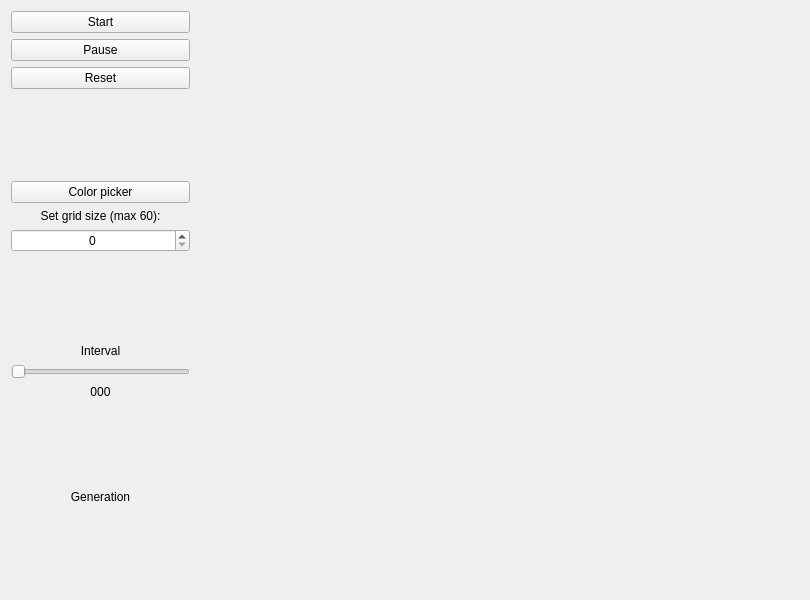
<?xml version="1.0" encoding="UTF-8"?>
<ui version="4.0">
 <class>MainWindow</class>
 <widget class="QMainWindow" name="MainWindow">
  <property name="geometry">
   <rect>
    <x>0</x>
    <y>0</y>
    <width>810</width>
    <height>600</height>
   </rect>
  </property>
  <property name="windowTitle">
   <string>MainWindow</string>
  </property>
  <widget class="QWidget" name="centralWidget">
   <widget class="QWidget" name="verticalLayoutWidget">
    <property name="geometry">
     <rect>
      <x>210</x>
      <y>0</y>
      <width>601</width>
      <height>601</height>
     </rect>
    </property>
    <layout class="QVBoxLayout" name="gameLayout"/>
   </widget>
   <widget class="QWidget" name="verticalLayoutWidget_2">
    <property name="geometry">
     <rect>
      <x>0</x>
      <y>0</y>
      <width>201</width>
      <height>601</height>
     </rect>
    </property>
    <layout class="QVBoxLayout" name="menuLayout">
     <item>
      <widget class="QPushButton" name="startButton">
       <property name="text">
        <string>Start</string>
       </property>
      </widget>
     </item>
     <item>
      <widget class="QPushButton" name="pauseButton">
       <property name="text">
        <string>Pause</string>
       </property>
      </widget>
     </item>
     <item>
      <widget class="QPushButton" name="resetButton">
       <property name="text">
        <string>Reset</string>
       </property>
      </widget>
     </item>
     <item>
      <spacer name="verticalSpacer_3">
       <property name="orientation">
        <enum>Qt::Vertical</enum>
       </property>
       <property name="sizeHint" stdset="0">
        <size>
         <width>20</width>
         <height>40</height>
        </size>
       </property>
      </spacer>
     </item>
     <item>
      <widget class="QPushButton" name="colorButton">
       <property name="text">
        <string>Color picker</string>
       </property>
      </widget>
     </item>
     <item>
      <widget class="QLabel" name="label">
       <property name="text">
        <string>Set grid size (max 60):</string>
       </property>
       <property name="alignment">
        <set>Qt::AlignCenter</set>
       </property>
      </widget>
     </item>
     <item>
      <widget class="QSpinBox" name="sizeBox">
       <property name="alignment">
        <set>Qt::AlignCenter</set>
       </property>
      </widget>
     </item>
     <item>
      <spacer name="verticalSpacer_4">
       <property name="orientation">
        <enum>Qt::Vertical</enum>
       </property>
       <property name="sizeHint" stdset="0">
        <size>
         <width>20</width>
         <height>40</height>
        </size>
       </property>
      </spacer>
     </item>
     <item>
      <widget class="QLabel" name="intervalSetLabel">
       <property name="text">
        <string>Interval</string>
       </property>
       <property name="alignment">
        <set>Qt::AlignCenter</set>
       </property>
      </widget>
     </item>
     <item>
      <widget class="QSlider" name="intervalSlider">
       <property name="orientation">
        <enum>Qt::Horizontal</enum>
       </property>
      </widget>
     </item>
     <item>
      <widget class="QLabel" name="intervalLabel">
       <property name="text">
        <string>000</string>
       </property>
       <property name="alignment">
        <set>Qt::AlignCenter</set>
       </property>
      </widget>
     </item>
     <item>
      <spacer name="verticalSpacer_2">
       <property name="orientation">
        <enum>Qt::Vertical</enum>
       </property>
       <property name="sizeHint" stdset="0">
        <size>
         <width>20</width>
         <height>40</height>
        </size>
       </property>
      </spacer>
     </item>
     <item>
      <widget class="QLabel" name="generationLabel">
       <property name="text">
        <string>Generation</string>
       </property>
       <property name="alignment">
        <set>Qt::AlignCenter</set>
       </property>
      </widget>
     </item>
     <item>
      <spacer name="verticalSpacer">
       <property name="orientation">
        <enum>Qt::Vertical</enum>
       </property>
       <property name="sizeHint" stdset="0">
        <size>
         <width>20</width>
         <height>40</height>
        </size>
       </property>
      </spacer>
     </item>
    </layout>
   </widget>
  </widget>
 </widget>
 <layoutdefault spacing="6" margin="11"/>
 <resources/>
 <connections/>
</ui>
